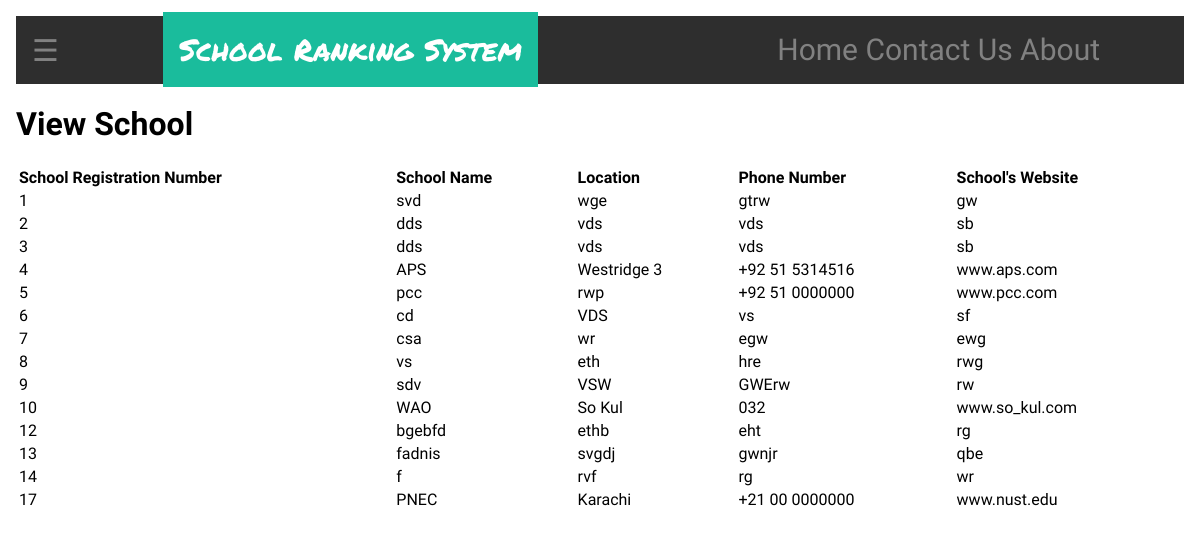
Before: /schoolView with the older database file.
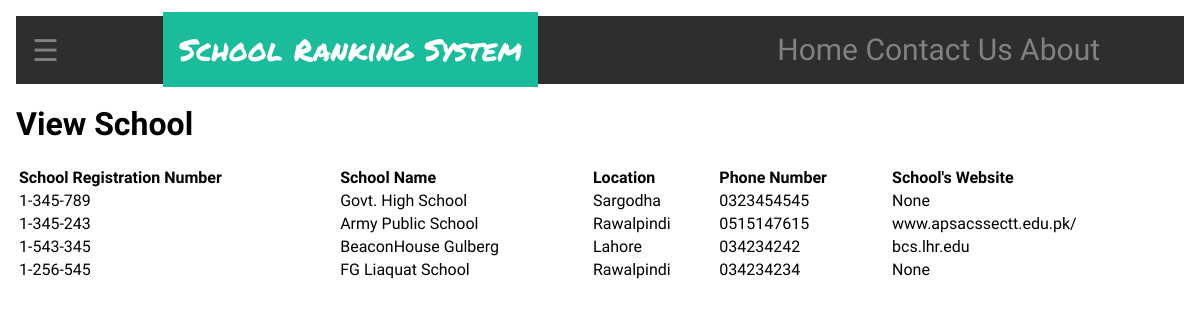
After: the same page with the newer database file.
### tables this page shows
CREATE TABLE School (
	RegNo VARCHAR(40) NOT NULL PRIMARY KEY, 
    Sname VARCHAR(40) NOT NULL, 
    Location VARCHAR(45) NOT NULL,
    PhoneNo VARCHAR(14),
    Website VARCHAR(45)
);

### application.py (the view)
@app.route("/schoolView")
def schoolView():
    rows = db.execute("SELECT * FROM School")
    return render_template("school/schoolView.html", schoolView = rows)

### templates/school/schoolView.html (shortened to what this page needs)
{% extends "layout.html" %}
{% block heading %}
    View School
{% endblock %}
{% block body %}
    <table style="width:100%">
        <tr>
            <th>School Registration Number</th>
            <th>School Name</th>
            <th>Location</th>
            <th>Phone Number</th>
            <th>School's Website</th>
        </tr>
        {% for i in schoolView %}
            <tr>
                <td>{{ i.RegNo }}</td>
                <td>{{ i.Sname }}</td>
                <td>{{ i.Location }}</td>
                <td>{{ i.PhoneNo }}</td>
                <td>{{ i.Website }}</td>
            </tr>
        {% endfor %}
    </table>
{% endblock %}

### templates/layout.html (shortened to what this page needs)
<!DOCTYPE html>
<html>
<head>
	<link rel="stylesheet" type="text/css" href="{{ url_for('static', filename='css/main.css') }}">
</head>
<body>
	<div id="main">
		<div id="Title">
			<span class="openSideNav" onclick="openNav()">&#9776;</span>
			<span class="titleBar"> School Ranking System </span>
			<span class="titleBarMenu">
				<a href="">Home</a>
				<a href="">Contact Us</a>
				<a href="">About</a>
			</span>
		</div>
		<h1>{% block heading %}{% endblock %}</h1>
		{% block body %}{% endblock %}
	</div>
</body>
</html>

### static/css/main.css (style rules this page uses)
body { margin: 0; font: 16px 'Poiret One'; }
th { text-align: left; }
.openSideNav { font-size:30px; cursor:pointer; }
#main { transition: margin-left .5s; padding: 16px; }
#Title { transition: margin-left .5s; padding: 16px; background: #2e2e2e; color: #818181; }
.titleBar { position: relative; left: 100px; font-size: 30px; font-family: 'Permanent Marker', cursive; text-transform: capitalize; line-height:36px; padding: 16px; background: #1abc9c; color: white; }
.titleBarMenu { font-size: 30px; position: absolute; right: 100px; }
.titleBarMenu a { color: #818181; text-decoration: none; display: inline-block; }

Changed rows visible on the page:
removed School: RegNo "1", Sname "svd", Location "wge", PhoneNo "gtrw", Website "gw"
removed School: RegNo "2", Sname "dds", Location "vds", PhoneNo "vds", Website "sb"
removed School: RegNo "3", Sname "dds", Location "vds", PhoneNo "vds", Website "sb"
removed School: RegNo "4", Sname "APS", Location "Westridge 3", PhoneNo "+92 51 5314516", Website "www.aps.com"
removed School: RegNo "5", Sname "pcc", Location "rwp", PhoneNo "+92 51 0000000", Website "www.pcc.com"
removed School: RegNo "6", Sname "cd", Location "VDS", PhoneNo "vs", Website "sf"
removed School: RegNo "7", Sname "csa", Location "wr", PhoneNo "egw", Website "ewg"
removed School: RegNo "8", Sname "vs", Location "eth", PhoneNo "hre", Website "rwg"
removed School: RegNo "9", Sname "sdv", Location "VSW", PhoneNo "GWErw", Website "rw"
removed School: RegNo "10", Sname "WAO", Location "So Kul", PhoneNo "032", Website "www.so_kul.com"
removed School: RegNo "12", Sname "bgebfd", Location "ethb", PhoneNo "eht", Website "rg"
removed School: RegNo "13", Sname "fadnis", Location "svgdj", PhoneNo "gwnjr", Website "qbe"
removed School: RegNo "14", Sname "f", Location "rvf", PhoneNo "rg", Website "wr"
removed School: RegNo "17", Sname "PNEC", Location "Karachi", PhoneNo "+21 00 0000000", Website "www.nust.edu"
added School: RegNo "1-345-789", Sname "Govt. High School", Location "Sargodha", PhoneNo "0323454545", Website "None"
added School: RegNo "1-345-243", Sname "Army Public School", Location "Rawalpindi", PhoneNo "0515147615", Website "www.apsacssectt.edu.pk/"
added School: RegNo "1-543-345", Sname "BeaconHouse Gulberg", Location "Lahore", PhoneNo "034234242", Website "bcs.lhr.edu"
added School: RegNo "1-256-545", Sname "FG Liaquat School", Location "Rawalpindi", PhoneNo "034234234", Website "None"
